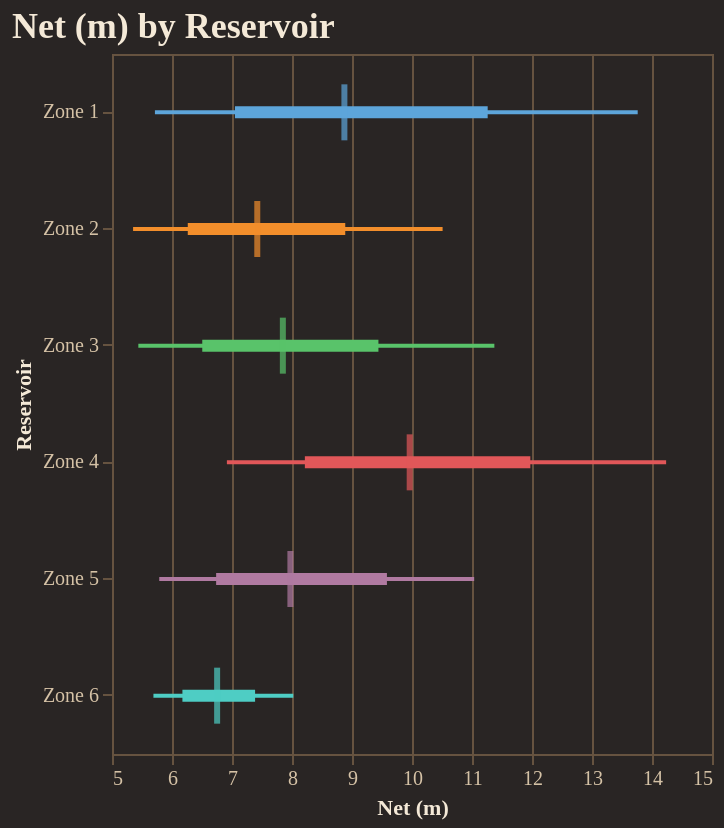

Source (notebook cell):
### Code cell
fig = reporter.plotter.forest_plot(
    "Net (m)", 
    backend=PLOTTING_BACKEND
)
fig.show()

### Figure 1 — Vega-Lite specification as saved in the notebook (floating-point values rounded to 4 significant figures)
{"config": {"background": "#292524", "view": {"fill": "#292524", "stroke": "#665340"}, "title": {"color": "#f4e9d7", "font": "Merriweather", "fontSize": 18, "fontWeight": 600, "subtitleColor": "#d5c2a6", "anchor": "start"}, "axis": {"domainColor": "#665340", "gridColor": "#665340", "tickColor": "#665340", "labelColor": "#d5c2a6", "titleColor": "#f4e9d7", "labelFont": "Merriweather", "titleFont": "Merriweather"}, "legend": {"titleColor": "#f4e9d7", "labelColor": "#d5c2a6", "labelFont": "Merriweather", "titleFont": "Merriweather", "orient": "top-right", "symbolType": "circle"}, "header": {"labelColor": "#d5c2a6", "titleColor": "#f4e9d7", "labelFont": "Merriweather", "titleFont": "Merriweather"}, "mark": {"color": "#c78d3b"}, "line": {"color": "#c78d3b"}, "bar": {"color": "#c78d3b"}, "point": {"color": "#ddb06d"}, "area": {"color": "#c78d3b", "opacity": 0.35}, "text": {"color": "#f4e9d7", "font": "Merriweather"}, "range": {"category": ["#5DA5DA", "#F28E2B", "#59C36A", "#E15759", "#B07AA1", "#4ECDC4", "#FF9DA7", "#EDC948"]}}, "layer": [{"mark": {"type": "rule", "strokeWidth": 2}, "encoding": {"color": {"field": "group", "legend": null, "type": "nominal"}, "x": {"field": "p10", "scale": {"zero": false}, "title": "Net (m)", "type": "quantitative"}, "x2": {"field": "p90"}, "y": {"field": "group", "sort": ["Zone 1", "Zone 2", "Zone 3", "Zone 4", "Zone 5", "Zone 6"], "title": "Reservoir", "type": "nominal"}}}, {"mark": {"type": "rule", "strokeWidth": 6}, "encoding": {"color": {"field": "group", "legend": null, "type": "nominal"}, "x": {"field": "p25", "scale": {"zero": false}, "title": "Net (m)", "type": "quantitative"}, "x2": {"field": "p75"}, "y": {"field": "group", "sort": ["Zone 1", "Zone 2", "Zone 3", "Zone 4", "Zone 5", "Zone 6"], "title": "Reservoir", "type": "nominal"}}}, {"mark": {"type": "tick", "color": "black", "size": 28, "thickness": 3}, "encoding": {"color": {"field": "group", "legend": null, "type": "nominal"}, "tooltip": [{"field": "group", "title": "Group", "type": "nominal"}, {"field": "p10", "title": "P10", "type": "quantitative"}, {"field": "p25", "title": "P25", "type": "quantitative"}, {"field": "median", "title": "Median", "type": "quantitative"}, {"field": "p75", "title": "P75", "type": "quantitative"}, {"field": "p90", "title": "P90", "type": "quantitative"}], "x": {"field": "median", "scale": {"zero": false}, "title": "Net (m)", "type": "quantitative"}, "y": {"field": "group", "sort": ["Zone 1", "Zone 2", "Zone 3", "Zone 4", "Zone 5", "Zone 6"], "title": "Reservoir", "type": "nominal"}}}], "data": {"name": "data-dc2e9a97440e0c31f62374c3750e6fef"}, "height": 350, "title": "Net (m) by Reservoir", "width": "container", "$schema": "https://vega.github.io/schema/vega-lite/v5.20.1.json", "datasets": {"data-dc2e9a97440e0c31f62374c3750e6fef": [{"group": "Zone 1", "p10": 5.715, "p25": 7.049, "median": 8.873, "p75": 11.26, "p90": 13.76}, {"group": "Zone 2", "p10": 5.351, "p25": 6.263, "median": 7.421, "p75": 8.888, "p90": 10.51}, {"group": "Zone 3", "p10": 5.439, "p25": 6.504, "median": 7.847, "p75": 9.441, "p90": 11.37}, {"group": "Zone 4", "p10": 6.915, "p25": 8.214, "median": 9.961, "p75": 11.97, "p90": 14.24}, {"group": "Zone 5", "p10": 5.788, "p25": 6.735, "median": 7.973, "p75": 9.582, "p90": 11.04}, {"group": "Zone 6", "p10": 5.691, "p25": 6.174, "median": 6.752, "p75": 7.385, "p90": 8.021}]}}
